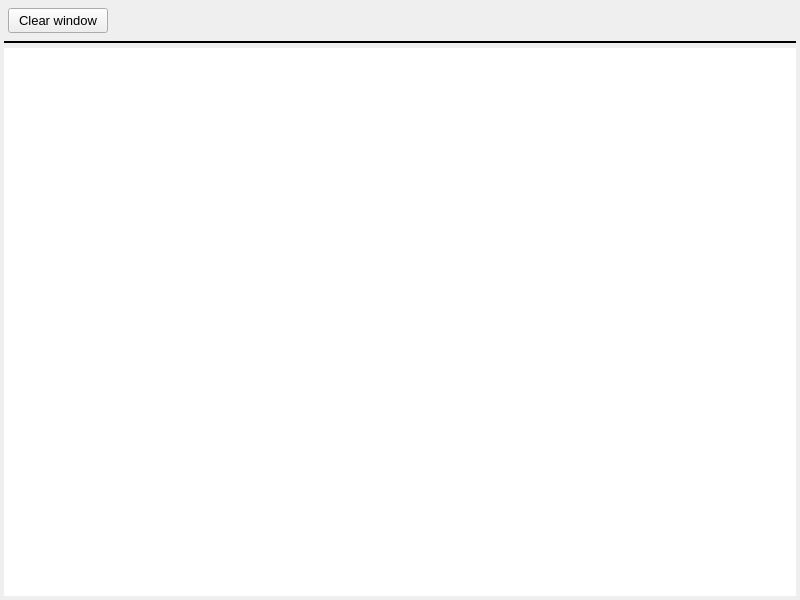
<?xml version="1.0" encoding="UTF-8"?>
<ui version="4.0">
 <class>MessageDialog</class>
 <widget class="QWidget" name="MessageDialog">
  <property name="geometry">
   <rect>
    <x>0</x>
    <y>0</y>
    <width>800</width>
    <height>600</height>
   </rect>
  </property>
  <property name="sizePolicy">
   <sizepolicy hsizetype="Preferred" vsizetype="Preferred">
    <horstretch>0</horstretch>
    <verstretch>0</verstretch>
   </sizepolicy>
  </property>
  <property name="minimumSize">
   <size>
    <width>800</width>
    <height>285</height>
   </size>
  </property>
  <property name="maximumSize">
   <size>
    <width>800</width>
    <height>1200</height>
   </size>
  </property>
  <property name="sizeIncrement">
   <size>
    <width>10</width>
    <height>10</height>
   </size>
  </property>
  <property name="baseSize">
   <size>
    <width>10</width>
    <height>10</height>
   </size>
  </property>
  <property name="font">
   <font>
    <family>Arial</family>
    <pointsize>10</pointsize>
   </font>
  </property>
  <property name="windowTitle">
   <string>Messages</string>
  </property>
  <layout class="QVBoxLayout" name="verticalLayout" stretch="0,0,0">
   <property name="spacing">
    <number>4</number>
   </property>
   <property name="leftMargin">
    <number>4</number>
   </property>
   <property name="topMargin">
    <number>4</number>
   </property>
   <property name="rightMargin">
    <number>4</number>
   </property>
   <property name="bottomMargin">
    <number>4</number>
   </property>
   <item>
    <layout class="QHBoxLayout" name="horizontalLayout">
     <property name="spacing">
      <number>4</number>
     </property>
     <property name="leftMargin">
      <number>4</number>
     </property>
     <property name="topMargin">
      <number>4</number>
     </property>
     <property name="rightMargin">
      <number>4</number>
     </property>
     <property name="bottomMargin">
      <number>4</number>
     </property>
     <item>
      <widget class="QPushButton" name="clear">
       <property name="minimumSize">
        <size>
         <width>100</width>
         <height>25</height>
        </size>
       </property>
       <property name="maximumSize">
        <size>
         <width>100</width>
         <height>25</height>
        </size>
       </property>
       <property name="text">
        <string>Clear window</string>
       </property>
      </widget>
     </item>
     <item>
      <spacer name="horizontalSpacer">
       <property name="orientation">
        <enum>Qt::Horizontal</enum>
       </property>
       <property name="sizeHint" stdset="0">
        <size>
         <width>40</width>
         <height>20</height>
        </size>
       </property>
      </spacer>
     </item>
    </layout>
   </item>
   <item>
    <widget class="Line" name="line">
     <property name="frameShadow">
      <enum>QFrame::Plain</enum>
     </property>
     <property name="lineWidth">
      <number>2</number>
     </property>
     <property name="midLineWidth">
      <number>1</number>
     </property>
     <property name="orientation">
      <enum>Qt::Horizontal</enum>
     </property>
    </widget>
   </item>
   <item>
    <widget class="QTableWidget" name="messageTable">
     <property name="font">
      <font>
       <family>Arial</family>
       <pointsize>10</pointsize>
       <bold>false</bold>
      </font>
     </property>
     <property name="toolTip">
      <string>&lt;html&gt;&lt;head/&gt;&lt;body&gt;&lt;p&gt;Messages&lt;/p&gt;&lt;/body&gt;&lt;/html&gt;</string>
     </property>
     <property name="frameShape">
      <enum>QFrame::NoFrame</enum>
     </property>
     <property name="lineWidth">
      <number>0</number>
     </property>
     <property name="autoScrollMargin">
      <number>0</number>
     </property>
     <property name="editTriggers">
      <set>QAbstractItemView::NoEditTriggers</set>
     </property>
     <property name="tabKeyNavigation">
      <bool>false</bool>
     </property>
     <property name="showDropIndicator" stdset="0">
      <bool>false</bool>
     </property>
     <property name="dragDropOverwriteMode">
      <bool>false</bool>
     </property>
     <property name="alternatingRowColors">
      <bool>false</bool>
     </property>
     <property name="selectionMode">
      <enum>QAbstractItemView::NoSelection</enum>
     </property>
     <property name="selectionBehavior">
      <enum>QAbstractItemView::SelectRows</enum>
     </property>
     <property name="showGrid">
      <bool>false</bool>
     </property>
     <property name="gridStyle">
      <enum>Qt::DotLine</enum>
     </property>
     <property name="sortingEnabled">
      <bool>false</bool>
     </property>
     <property name="wordWrap">
      <bool>true</bool>
     </property>
     <property name="cornerButtonEnabled">
      <bool>false</bool>
     </property>
     <property name="columnCount">
      <number>0</number>
     </property>
     <attribute name="horizontalHeaderCascadingSectionResizes">
      <bool>true</bool>
     </attribute>
     <attribute name="horizontalHeaderMinimumSectionSize">
      <number>5</number>
     </attribute>
     <attribute name="horizontalHeaderDefaultSectionSize">
      <number>80</number>
     </attribute>
     <attribute name="horizontalHeaderHighlightSections">
      <bool>true</bool>
     </attribute>
     <attribute name="horizontalHeaderShowSortIndicator" stdset="0">
      <bool>false</bool>
     </attribute>
     <attribute name="horizontalHeaderStretchLastSection">
      <bool>true</bool>
     </attribute>
     <attribute name="verticalHeaderVisible">
      <bool>false</bool>
     </attribute>
     <attribute name="verticalHeaderCascadingSectionResizes">
      <bool>true</bool>
     </attribute>
     <attribute name="verticalHeaderMinimumSectionSize">
      <number>1</number>
     </attribute>
     <attribute name="verticalHeaderDefaultSectionSize">
      <number>10</number>
     </attribute>
     <attribute name="verticalHeaderHighlightSections">
      <bool>true</bool>
     </attribute>
     <attribute name="verticalHeaderShowSortIndicator" stdset="0">
      <bool>false</bool>
     </attribute>
     <attribute name="verticalHeaderStretchLastSection">
      <bool>false</bool>
     </attribute>
    </widget>
   </item>
  </layout>
 </widget>
 <resources/>
 <connections/>
 <designerdata>
  <property name="gridDeltaX">
   <number>5</number>
  </property>
  <property name="gridDeltaY">
   <number>5</number>
  </property>
  <property name="gridSnapX">
   <bool>true</bool>
  </property>
  <property name="gridSnapY">
   <bool>true</bool>
  </property>
  <property name="gridVisible">
   <bool>true</bool>
  </property>
 </designerdata>
</ui>
